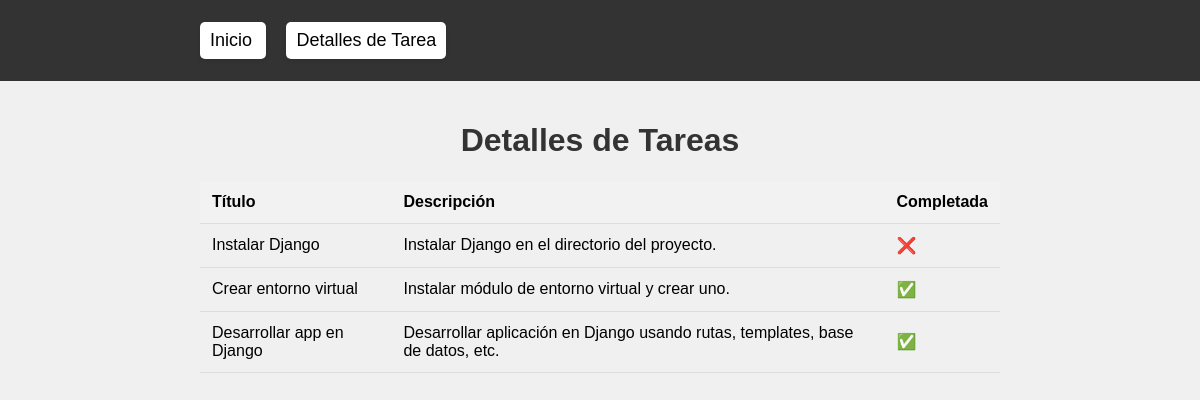
Page /detalles_tareas/ on the earlier database version.
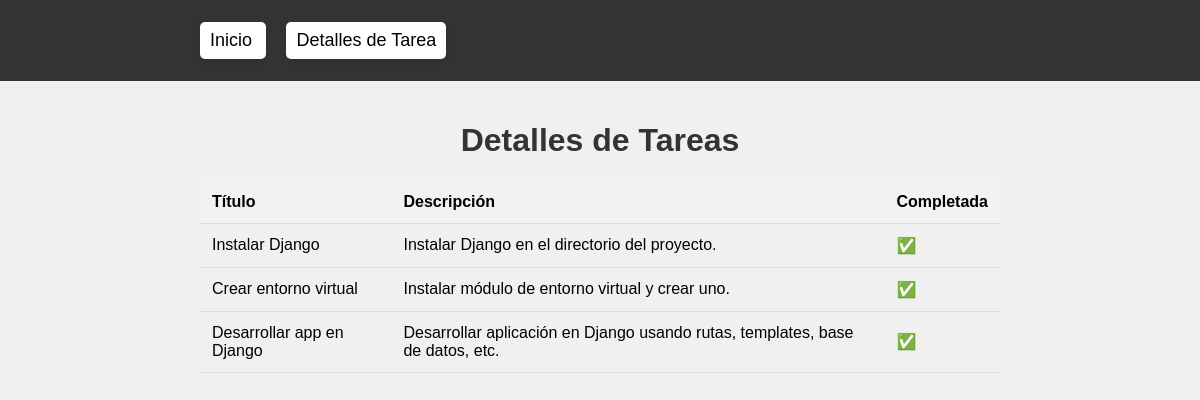
Same page on the later database version.
### lista_tareas/models.py (models this page shows, shortened)
class Tarea(models.Model):
    titulo = models.CharField(max_length=200)
    descripcion = models.TextField(blank=True)
    completada = models.BooleanField(default=False)

### lista_tareas/views.py (the view)
# urls.py: path('detalles_tareas/', views.detalles_tareas),
def detalles_tareas(request):
    tareas = Tarea.objects.all()
    return render(request, 'detalles_tareas.html', {
        'tareas': tareas
    })

### lista_tareas/templates/detalles_tareas.html (shortened to what this page needs)
{% extends 'layouts/navbar.html' %}
{% load static %}
{% block content %}
<!DOCTYPE html>
<html lang="es">
<head>
    <link rel="stylesheet" type="text/css" href="{% static 'styles/main.css' %}">
</head>
<body>
    <div class="container">
        <h1>Detalles de Tareas</h1>
        <table>
            <thead>
                <tr>
                    <th>Título</th>
                    <th>Descripción</th>
                    <th>Completada</th>
                </tr>
            </thead>
            <tbody>
                {% for tarea in tareas %}
                <tr>
                    <td>{{ tarea.titulo }}</td>
                    <td>{{ tarea.descripcion }}</td>
                    <td>{% if tarea.completada == False %}
                        ❌
                        {% else %}
                        ✅
                        {% endif %}
                    </td>
                </tr>
                {% endfor %}
            </tbody>
        </table>
    </div>
</body>
</html>
{% endblock %}

Differences in the rows shown:
changed Tarea "Instalar Django": completada "❌" → "✅"
